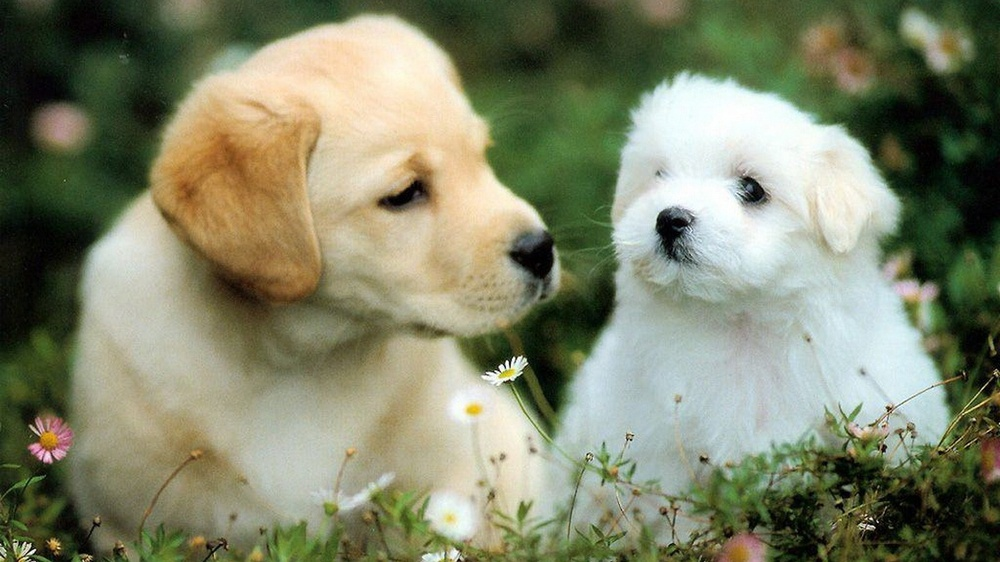
#> input picture 2_Lovely_Dog_Puppy.jpg, 1000 x 562 px, shrunk from 1600 x 900 before the run, found by its file name
$ jupyter execute --allow-errors 'Numpy,_image_split_&_join.ipynb'
#> lines starting #> are read from the running program, lines starting #| are printed output that depends on the picture
<a href="https://colab.research.google.com/github/Daivar/Numpy-image-split-join/blob/main/Numpy%2C_image_split_%26_join.ipynb" target="_parent"></a>

[cell 1]
import numpy as np
import matplotlib.pyplot as plt
from PIL import Image

[cell 2]
dogs_image = plt.imread("/content/2_Lovely_Dog_Puppy.jpg")
#> dogs_image is the input picture: shape (562, 1000, 3); mean R, G, B 128, 132.3, 106.2

numpay_image=Image.fromarray(dogs_image)
plt.imshow(dogs_image)

[cell 3]
type(dogs_image)

[cell 4]
dogs_image.shape
#> Out = (562, 1000, 3)

#> (a cell that did not finish here is left out)

#> (a cell that did not finish here is left out)

#> (a cell that did not finish here is left out)

#> (a cell that did not finish here is left out)

#> (a cell that did not finish here is left out)

[cell 10]
plt.plot(*dogs_image)
plt.show
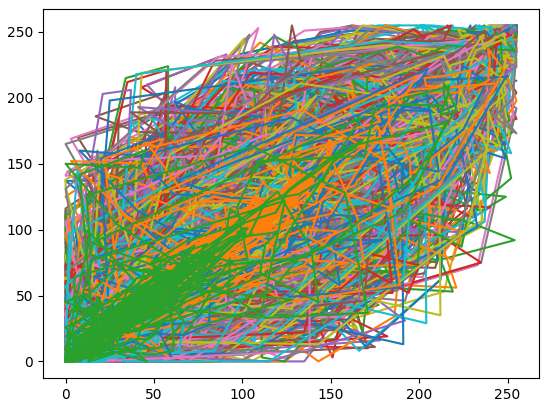
#> figure drawn by matplotlib, 1 panel
